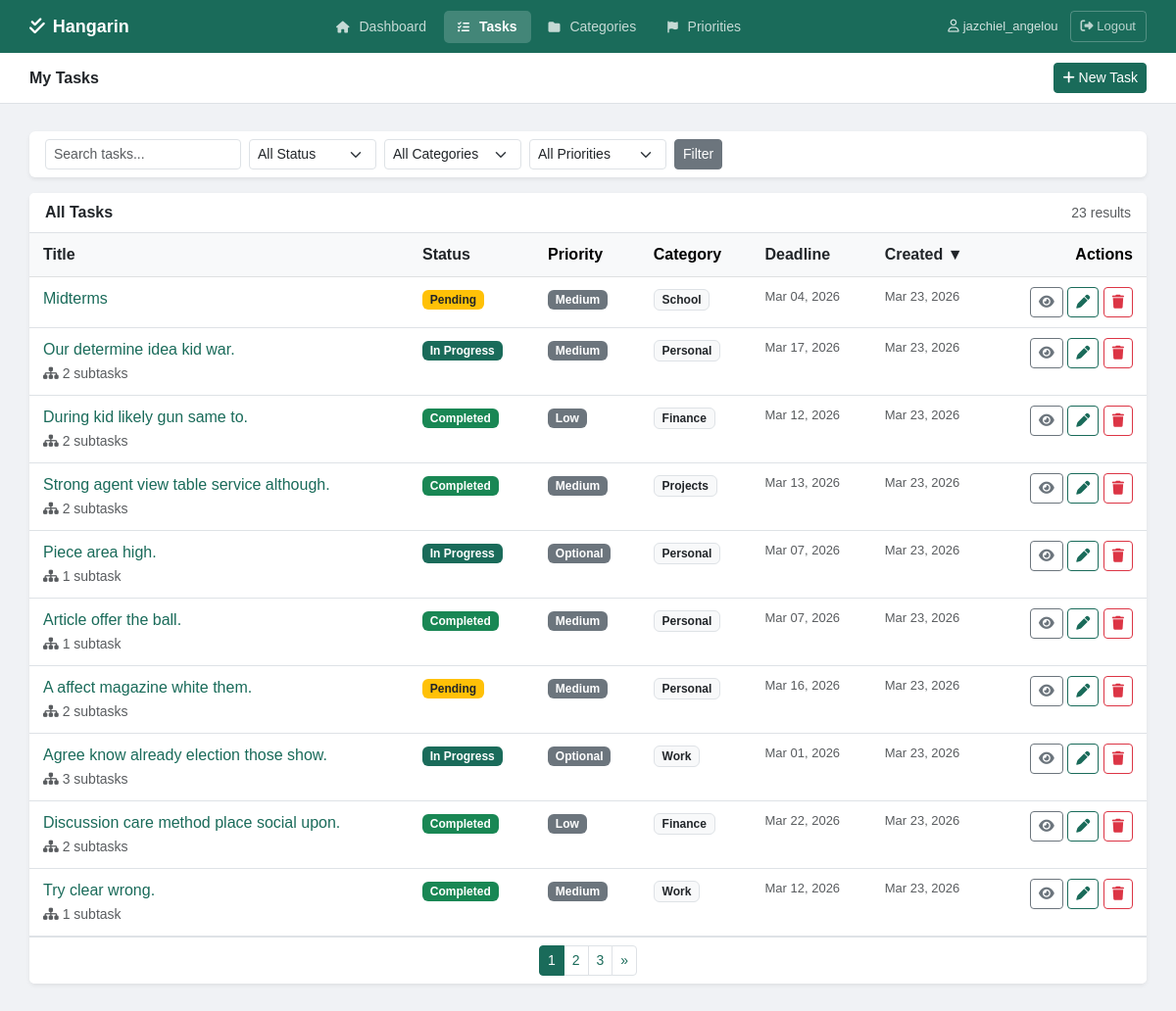
The page /tasks/ (signed in) on the database its author committed.
### tasks/models.py (models this page shows, shortened)
class BaseModel(models.Model):
    created_at = models.DateTimeField(auto_now_add=True)
    updated_at = models.DateTimeField(auto_now=True)
    class Meta:
        abstract = True

class Task(BaseModel):
    STATUS_CHOICES = [
        ("Pending", "Pending"),
        ("In Progress", "In Progress"),
        ("Completed", "Completed"),
    ]
    title = models.CharField(max_length=255)
    description = models.TextField(blank=True, null=True)
    deadline = models.DateTimeField(blank=True, null=True)
    status = models.CharField(
        max_length=50,
        choices=STATUS_CHOICES,
        default="Pending"
    )
    category = models.ForeignKey(Category, on_delete=models.SET_NULL, null=True, blank=True)
    priority = models.ForeignKey(Priority, on_delete=models.SET_NULL, null=True, blank=True)
    user = models.ForeignKey(User, on_delete=models.CASCADE, null=True, blank=True)
    class Meta:
        verbose_name = "Task"
        verbose_name_plural = "Tasks"

class Priority(BaseModel):
    name = models.CharField(max_length=100)
    class Meta:
        verbose_name = "Priority"
        verbose_name_plural = "Priorities"

class Category(BaseModel):
    name = models.CharField(max_length=100)
    class Meta:
        verbose_name = "Category"
        verbose_name_plural = "Categories"

### tasks/views.py (the view)
# urls.py: path('tasks/', views.task_list, name='task_list'),
@login_required
def task_list(request):
    tasks = Task.objects.all() if request.user.is_superuser else Task.objects.filter(user=request.user)
    query = request.GET.get('q', '')
    if query:
        tasks = tasks.filter(
            Q(title__icontains=query) |
            Q(description__icontains=query) |
            Q(category__name__icontains=query)
        )
    status_filter = request.GET.get('status', '')
    if status_filter:
        tasks = tasks.filter(status=status_filter)
    category_filter = request.GET.get('category', '')
    if category_filter:
        tasks = tasks.filter(category__id=category_filter)
    priority_filter = request.GET.get('priority', '')
    if priority_filter:
        tasks = tasks.filter(priority__id=priority_filter)
    sort_by = request.GET.get('sort', '-created_at')
    sort_map = {
        'title': 'title',
        '-title': '-title',
        'created_at': 'created_at',
        '-created_at': '-created_at',
        'deadline': 'deadline',
        '-deadline': '-deadline',
        'status': 'status',
        '-status': '-status',
    }
    tasks = tasks.order_by(sort_map.get(sort_by, '-created_at'))
    paginator = Paginator(tasks, 10)
    page_number = request.GET.get('page')
    page_obj = paginator.get_page(page_number)
    categories = Category.objects.all()
    priorities = Priority.objects.all()
    context = {
        'page_obj': page_obj,
        'query': query,
        'status_filter': status_filter,
        'category_filter': category_filter,
        'priority_filter': priority_filter,
        'sort_by': sort_by,
        'categories': categories,
        'priorities': priorities,
        'active_page': 'tasks',
    }
    return render(request, 'tasks/task_list.html', context)

### templates/tasks/task_list.html (shortened to what this page needs)
{% extends 'tasks/base.html' %}
{% block page_title %}My Tasks{% endblock %}
{% block topbar_actions %}
<a href="{% url 'task_create' %}" class="btn btn-primary btn-sm"><i class="fa-solid fa-plus"></i> New Task</a>
{% endblock %}
{% block content %}
<div class="card border-0 shadow-sm mb-3">
    <div class="card-body py-2">
        <form method="get" class="row g-2 align-items-center">
            <div class="col-auto">
                <input type="text" name="q" value="{{ query }}" placeholder="Search tasks..." class="form-control form-control-sm" style="width:200px;">
            </div>
            <div class="col-auto">
                <select name="status" class="form-select form-select-sm" style="width:130px;">
                    <option value="">All Status</option>
                </select>
            </div>
            <div class="col-auto">
                <select name="category" class="form-select form-select-sm" style="width:140px;">
                    <option value="">All Categories</option>
                </select>
            </div>
            <div class="col-auto">
                <select name="priority" class="form-select form-select-sm" style="width:140px;">
                    <option value="">All Priorities</option>
                </select>
            </div>
            <div class="col-auto">
                <button type="submit" class="btn btn-secondary btn-sm">Filter</button>
            </div>
        </form>
    </div>
</div>
<div class="card border-0 shadow-sm">
    <div class="card-header bg-white d-flex justify-content-between align-items-center border-bottom">
        <span class="fw-semibold">All Tasks</span>
        <small class="text-muted">{{ page_obj.paginator.count }} result{% if page_obj.paginator.count != 1 %}s{% endif %}</small>
    </div>
    {% if page_obj.object_list %}
    <div class="table-responsive">
        <table class="table table-hover mb-0">
            <thead class="table-light">
                <tr>
                    <th><a href="?q={{ query }}&status={{ status_filter }}&category={{ category_filter }}&priority={{ priority_filter }}&sort={% if sort_by == 'title' %}-title{% else %}title{% endif %}" class="text-decoration-none text-dark">Title {% if sort_by == 'title' %}▲{% elif sort_by == '-title' %}▼{% endif %}</a></th>
                    <th><a href="?q={{ query }}&status={{ status_filter }}&category={{ category_filter }}&priority={{ priority_filter }}&sort={% if sort_by == 'status' %}-status{% else %}status{% endif %}" class="text-decoration-none text-dark">Status {% if sort_by == 'status' %}▲{% elif sort_by == '-status' %}▼{% endif %}</a></th>
                    <th>Priority</th>
                    <th>Category</th>
                    <th><a href="?q={{ query }}&status={{ status_filter }}&category={{ category_filter }}&priority={{ priority_filter }}&sort={% if sort_by == 'deadline' %}-deadline{% else %}deadline{% endif %}" class="text-decoration-none text-dark">Deadline {% if sort_by == 'deadline' %}▲{% elif sort_by == '-deadline' %}▼{% endif %}</a></th>
                    <th><a href="?q={{ query }}&status={{ status_filter }}&category={{ category_filter }}&priority={{ priority_filter }}&sort={% if sort_by == 'created_at' %}-created_at{% else %}created_at{% endif %}" class="text-decoration-none text-dark">Created {% if sort_by == 'created_at' %}▲{% elif sort_by == '-created_at' %}▼{% endif %}</a></th>
                    <th class="text-end">Actions</th>
                </tr>
            </thead>
            <tbody>
                {% for task in page_obj %}
                <tr>
                    <td>
                        <a href="{% url 'task_detail' task.pk %}" class="text-decoration-none fw-medium" style="color:#1a6b5a;">{{ task.title|truncatechars:42 }}</a>
                        {% if task.subtasks.count > 0 %}
                        <br><small class="text-muted"><i class="fa-solid fa-sitemap"></i> {{ task.subtasks.count }} subtask{{ task.subtasks.count|pluralize }}</small>
                        {% endif %}
                    </td>
                    <td>
                        {% if task.status == 'Completed' %}<span class="badge bg-success">Completed</span>
                        {% elif task.status == 'In Progress' %}<span class="badge" style="background-color:#1a6b5a;">In Progress</span>
                        {% else %}<span class="badge bg-warning text-dark">Pending</span>{% endif %}
                    </td>
                    <td>{% if task.priority %}<span class="badge bg-secondary">{{ task.priority.name }}</span>{% else %}<span class="text-muted">—</span>{% endif %}</td>
                    <td>{% if task.category %}<span class="badge bg-light text-dark border">{{ task.category.name }}</span>{% else %}<span class="text-muted">—</span>{% endif %}</td>
                    <td class="text-muted" style="font-size:13px;">{% if task.deadline %}{{ task.deadline|date:"M d, Y" }}{% else %}—{% endif %}</td>
                    <td class="text-muted" style="font-size:13px;">{{ task.created_at|date:"M d, Y" }}</td>
                    <td class="text-end">
                        <a href="{% url 'task_detail' task.pk %}" class="btn btn-outline-secondary btn-sm" title="View"><i class="fa-solid fa-eye"></i></a>
                        <a href="{% url 'task_edit' task.pk %}" class="btn btn-outline-primary btn-sm" title="Edit"><i class="fa-solid fa-pen"></i></a>
                        <a href="{% url 'task_delete' task.pk %}" class="btn btn-outline-danger btn-sm" title="Delete"><i class="fa-solid fa-trash"></i></a>
                    </td>
                </tr>
                {% endfor %}
            </tbody>
        </table>
    </div>
    {% if page_obj.has_other_pages %}
    <div class="card-footer bg-white d-flex justify-content-center border-top">
        <nav>
            <ul class="pagination pagination-sm mb-0">
                {% for num in page_obj.paginator.page_range %}
                    {% if page_obj.number == num %}<li class="page-item active"><span class="page-link">{{ num }}</span></li>
                    {% elif num > page_obj.number|add:'-3' and num < page_obj.number|add:'3' %}<li class="page-item"><a class="page-link" href="?page={{ num }}&q={{ query }}&status={{ status_filter }}&category={{ category_filter }}&priority={{ priority_filter }}&sort={{ sort_by }}">{{ num }}</a></li>{% endif %}
                {% endfor %}
                {% if page_obj.has_next %}
                <li class="page-item"><a class="page-link" href="?page={{ page_obj.next_page_number }}&q={{ query }}&status={{ status_filter }}&category={{ category_filter }}&priority={{ priority_filter }}&sort={{ sort_by }}">&raquo;</a></li>
                {% endif %}
            </ul>
        </nav>
    </div>
    {% endif %}
    {% else %}
    <div class="card-body text-center py-5 text-muted">
        <i class="fa-solid fa-magnifying-glass fa-2x mb-3 d-block opacity-25"></i>
        <p>{% if query %}No results found. {% endif %}<a href="{% url 'task_create' %}" style="color:#1a6b5a;">Create a new task</a></p>
    </div>
    {% endif %}
</div>
{% endblock %}

### templates/tasks/base.html (shortened to what this page needs)
<!DOCTYPE html>
<html lang="en">
<head>
    <link href="https://cdn.jsdelivr.net/npm/bootstrap@5.3.0/dist/css/bootstrap.min.css" rel="stylesheet">
    <link rel="stylesheet" href="https://cdnjs.cloudflare.com/ajax/libs/font-awesome/6.5.0/css/all.min.css">
</head>
<body>
<div class="top-navbar">
    <a href="{% url 'dashboard' %}" class="brand">
        <i class="fa-solid fa-check-double"></i> Hangarin
    </a>
    <nav>
        <a href="{% url 'dashboard' %}" class="nav-item {% if active_page == 'dashboard' %}active{% endif %}">
            <i class="fa-solid fa-house"></i> Dashboard
        </a>
        <a href="{% url 'task_list' %}" class="nav-item {% if active_page == 'tasks' %}active{% endif %}">
            <i class="fa-solid fa-list-check"></i> Tasks
        </a>
        <a href="{% url 'category_list' %}" class="nav-item {% if active_page == 'categories' %}active{% endif %}">
            <i class="fa-solid fa-folder"></i> Categories
        </a>
        <a href="{% url 'priority_list' %}" class="nav-item {% if active_page == 'priorities' %}active{% endif %}">
            <i class="fa-solid fa-flag"></i> Priorities
        </a>
    </nav>
    <div class="user-area">
        {% if user.is_authenticated %}
        <span><i class="fa-regular fa-user" style="margin-right:4px;"></i>{{ user.username }}</span>
        <form method="post" action="{% url 'logout' %}" style="margin:0;padding:0;">
            <button type="submit" class="logout-btn">
                <i class="fa-solid fa-right-from-bracket"></i> Logout
            </button>
        </form>
        {% endif %}
    </div>
</div>
<div class="subbar">
    <h5>{% block page_title %}Dashboard{% endblock %}</h5>
    <div>{% block topbar_actions %}{% endblock %}</div>
</div>
<div class="content-area">
    {% block content %}{% endblock %}
</div>
</body>
</html>

### templates/tasks/base.html (style rules this page uses)
body { background-color: #f0f2f5; font-family: Arial, sans-serif; min-height: 100vh; }
.top-navbar { background-color: #1a6b5a; padding: 0 30px; height: 54px; display: flex; align-items: center; justify-content: space-between; position: sticky; top: 0; z-index: 100; }
.top-navbar .brand { color: white; font-size: 18px; font-weight: 700; text-decoration: none; display: flex; align-items: center; gap: 8px; }
.top-navbar nav { display: flex; align-items: center; gap: 4px; }
.top-navbar .nav-item { color: rgba(255,255,255,0.75); text-decoration: none; padding: 6px 14px; border-radius: 5px; font-size: 14px; transition: all 0.15s; }
.top-navbar .nav-item.active { background-color: rgba(255,255,255,0.18); color: white; font-weight: 600; }
.top-navbar .nav-item i { margin-right: 6px; font-size: 12px; }
.top-navbar .user-area { display: flex; align-items: center; gap: 12px; color: rgba(255,255,255,0.8); font-size: 13px; }
.top-navbar .logout-btn { color: rgba(255,255,255,0.7); text-decoration: none; font-size: 13px; padding: 5px 10px; border: 1px solid rgba(255,255,255,0.25); border-radius: 4px; transition: all 0.15s; background: transparent; cursor: pointer; font-family: Arial, sans-serif; }
.subbar { background-color: white; border-bottom: 1px solid #dee2e6; padding: 10px 30px; display: flex; justify-content: space-between; align-items: center; }
.subbar h5 { margin: 0; font-size: 16px; font-weight: 600; color: #212529; }
.content-area { padding: 28px 30px; max-width: 1200px; }
.btn-primary { background-color: #1a6b5a; border-color: #1a6b5a; }
.btn-outline-primary { color: #1a6b5a; border-color: #1a6b5a; }
.page-item.active .page-link { background-color: #1a6b5a; border-color: #1a6b5a; }
.page-link { color: #1a6b5a; }
.table > :not(caption) > * > * { padding: 10px 14px; }

### rows shown on the page
Task: title "Midterms", status "Pending", priority.name "Medium", category.name "School", deadline "Mar 04, 2026", created_at "Mar 23, 2026"
Task: title "Our determine idea kid war.", subtasks.count "2", status "In Progress", priority.name "Medium", category.name "Personal", deadline "Mar 17, 2026", created_at "Mar 23, 2026"
Task: title "During kid likely gun same to.", subtasks.count "2", status "Completed", priority.name "Low", category.name "Finance", deadline "Mar 12, 2026", created_at "Mar 23, 2026"
Task: title "Strong agent view table service although.", subtasks.count "2", status "Completed", priority.name "Medium", category.name "Projects", deadline "Mar 13, 2026", created_at "Mar 23, 2026"
Task: title "Piece area high.", subtasks.count "1", status "In Progress", priority.name "Optional", category.name "Personal", deadline "Mar 07, 2026", created_at "Mar 23, 2026"
Task: title "Article offer the ball.", subtasks.count "1", status "Completed", priority.name "Medium", category.name "Personal", deadline "Mar 07, 2026", created_at "Mar 23, 2026"
Task: title "A affect magazine white them.", subtasks.count "2", status "Pending", priority.name "Medium", category.name "Personal", deadline "Mar 16, 2026", created_at "Mar 23, 2026"
Task: title "Agree know already election those show.", subtasks.count "3", status "In Progress", priority.name "Optional", category.name "Work", deadline "Mar 01, 2026", created_at "Mar 23, 2026"
Task: title "Discussion care method place social upon.", subtasks.count "2", status "Completed", priority.name "Low", category.name "Finance", deadline "Mar 22, 2026", created_at "Mar 23, 2026"
Task: title "Try clear wrong.", subtasks.count "1", status "Completed", priority.name "Medium", category.name "Work", deadline "Mar 12, 2026", created_at "Mar 23, 2026"

### other values the page prints
{{ user.username }} "jazchiel_angelou"
{{ page_obj.paginator.count }} "23"
{{ num }} "1"
{{ num }} "2" "3"
